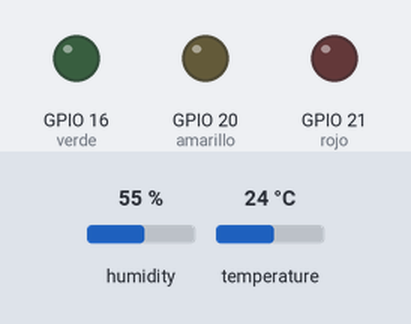
This program was run on a simulated Raspberry Pi (BCM pin numbers). Parts: output pins drawn as LEDs (lit = HIGH). Inputs (shaded band) come from the test bench; at power-on: humidity 55 %, temperature 24 °C. Random numbers come from a fixed seed. At 1.5 s the program stops and its outputs stay as they are.

Above: at 0.1 s.
At 0.6 s:
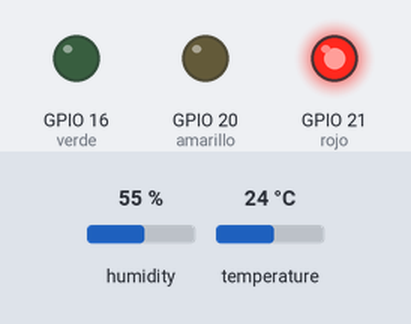
Timing chart, 0 to 3.0 s (numbered marks = the images above):
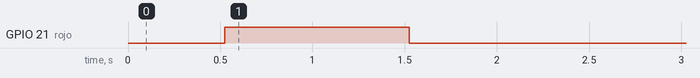

Measured:
- by itself, GPIO 21 (rojo): LOW → HIGH at 0.53 s, → LOW 1.0 s later

The program:

sensor.py
```python
from time import sleep
import random
import Adafruit_DHT
import RPi.GPIO as GPIO

verde = 16
amarillo = 20
rojo = 21

GPIO.setmode(GPIO.BCM)
GPIO.setup(verde,GPIO.OUT)
GPIO.setup(amarillo,GPIO.OUT)
GPIO.setup(rojo,GPIO.OUT)

pinSensor = 12
sensor = Adafruit_DHT.DHT11
datos = Adafruit_DHT.read(sensor,pinSensor)

#humedad = datos[0]
humedad = random.randint(10,100)

if humedad < 40:
    GPIO.output(rojo, GPIO.HIGH)
elif humedad >= 40 and humedad <= 60:
    GPIO.output(amarillo, GPIO.HIGH)
elif humedad >= 61:
    GPIO.output(verde, GPIO.HIGH)

sleep(1)
GPIO.output(rojo, GPIO.LOW)
GPIO.output(amarillo, GPIO.LOW)
GPIO.output(verde, GPIO.LOW)
```
